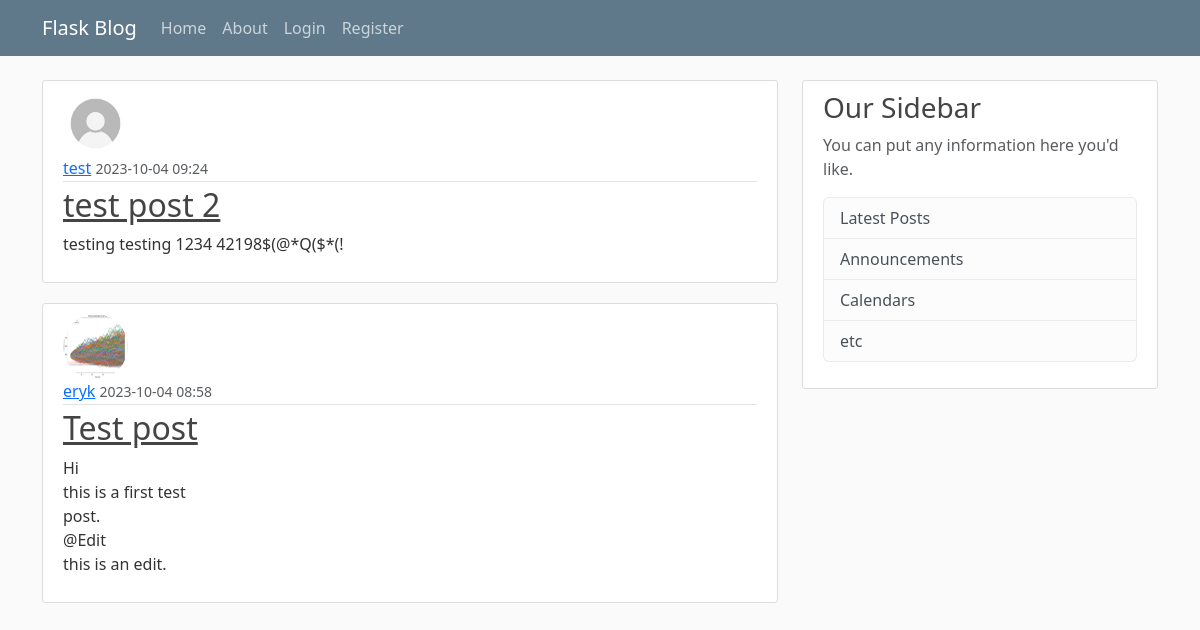
Page /home on the earlier database version.
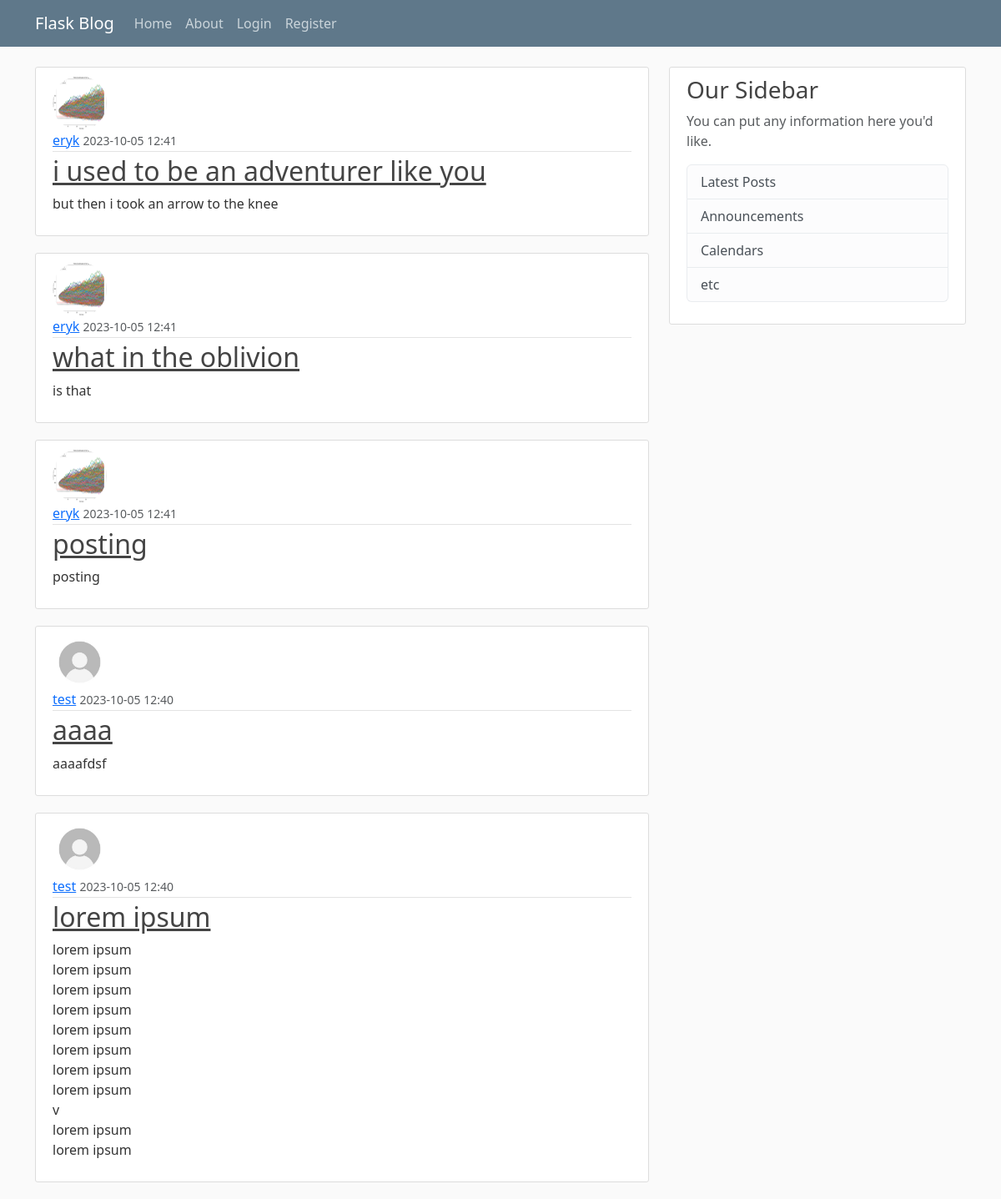
Same page on the later database version.
### blog/models.py (models this page shows, shortened)
class Post(db.Model):
	id = db.Column(db.Integer, primary_key=True)
	title = db.Column(db.String(100), nullable=False)
	date_posted = db.Column(db.DateTime, nullable=False, default=dt.utcnow)
	content = db.Column(db.Text, nullable=False)
	user_id = db.Column(db.Integer, db.ForeignKey('user.id'), nullable=False)

class User(db.Model, UserMixin):
	id = db.Column(db.Integer, primary_key=True)
	username = db.Column(db.String(20), unique=True, nullable=False)
	email = db.Column(db.String(120), unique=True, nullable=False)
	image_file = db.Column(db.String(20), nullable=False, default='default.jpg')
	password = db.Column(db.String(60), nullable=False)
	posts = db.relationship('Post', backref='author', lazy=True)

### blog/routes.py (the view)
@app.route("/")
@app.route("/home")
def home():
	page = request.args.get('page', default=1, type=int)
	posts = Post.query.order_by(Post.date_posted.desc()).paginate(page=page, per_page=5)
	return render_template('home.html', posts=posts)

### blog/templates/home.html
{% extends "layout.html" %}
{% block content %}
    {% for post in posts %}
        <article class="media content-section">
            <img class="rounded-circle article-img" src="{{ url_for('static', filename='profile_pics/' + post.author.image_file) }}">
            <div class="media-body">
                <div class="article-metadata">
                    <a class="mr-2" href="#">{{ post.author.username }}</a>
                    <small class="text-muted">{{ post.date_posted.strftime('%Y-%m-%d %H:%M') }}</small>
                </div>
                <h2><a class="article-title" href="{{ url_for('post', post_id=post.id) }}">{{ post.title }}</a></h2>
                <p class="article-content">{{ post.content }}</p>
            </div>
        </article>
    {% endfor %}
{% endblock content %}

### blog/templates/layout.html (shortened to what this page needs)
<!DOCTYPE html>
<html lang="en">
<head>
     <link href="https://cdn.jsdelivr.net/npm/bootstrap@5.3.2/dist/css/bootstrap.min.css" rel="stylesheet">
     <link rel="stylesheet" type="text/css" href="{{ url_for('static', filename='main.css') }}">
 </head>
 <body>
     <header class="site-header">
       <nav class="navbar navbar-expand-md navbar-dark bg-steel fixed-top">
         <div class="container">
           <a class="navbar-brand mr-4" href="/">Flask Blog</a>
           <div class="collapse navbar-collapse" id="navbarToggle">
             <div class="navbar-nav mr-auto">
               <a class="nav-item nav-link" href="{{ url_for('home') }}">Home</a>
               <a class="nav-item nav-link" href="{{ url_for('about') }}">About</a>
             </div>
             <div class="navbar-nav">
               {% if current_user.is_authenticated %}
                 <a class="nav-item nav-link" href="{{ url_for('new_post') }}">New Post</a>
                 <a class="nav-item nav-link" href="{{ url_for('account') }}">Account</a>
                 <a class="nav-item nav-link" href="{{ url_for('logout') }}">Logout</a>
               {% else %}
                 <a class="nav-item nav-link" href="{{ url_for('login') }}">Login</a>
                 <a class="nav-item nav-link" href="{{ url_for('register') }}">Register</a>
               {% endif %}
             </div>
           </div>
         </div>
       </nav>
     </header>
     <main role="main" class="container">
       <div class="row">
         <div class="col-md-8">
           {% block content %}{% endblock %}
         </div>
         <div class="col-md-4">
           <div class="content-section">
             <h3>Our Sidebar</h3>
             <p class='text-muted'>You can put any information here you'd like.
               <ul class="list-group">
                 <li class="list-group-item list-group-item-light">Latest Posts</li>
                 <li class="list-group-item list-group-item-light">Announcements</li>
                 <li class="list-group-item list-group-item-light">Calendars</li>
                 <li class="list-group-item list-group-item-light">etc</li>
               </ul>
             </p>
           </div>
         </div>
       </div>
     </main>
 </body>
 </html>

### blog/static/main.css (style rules this page uses)
body { background: #fafafa; color: #333333; margin-top: 5rem; }
h1, h2, h3, h4, h5, h6 { color: #444444; }
.bg-steel { background-color: #5f788a; }
.site-header .navbar-nav .nav-link { color: #cbd5db; }
.content-section { background: #ffffff; padding: 10px 20px; border: 1px solid #dddddd; border-radius: 3px; margin-bottom: 20px; }
.article-title { color: #444444; }
.article-content { white-space: pre-line; }
.article-img { height: 65px; width: 65px; margin-right: 16px; }
.article-metadata { padding-bottom: 1px; margin-bottom: 4px; border-bottom: 1px solid #e3e3e3 }

Differences in the rows shown:
no longer on this page (row unchanged): Post: image_file (placeholder picture), author.username "test", date_posted "2023-10-04 09:24", title "test post 2", content "testing testing 1234 42198$(@*Q($*(!"
no longer on this page (row unchanged): Post: image_file (picture), author.username "eryk", date_posted "2023-10-04 08:58", title "Test post", content "Hi this is a first test post. @Edit this is an edit."
added Post: image_file (picture), author.username "eryk", date_posted "2023-10-05 12:41", title "i used to be an adventurer like you", content "but then i took an arrow to the knee"
added Post: image_file (picture), author.username "eryk", date_posted "2023-10-05 12:41", title "what in the oblivion", content "is that"
added Post: image_file (picture), author.username "eryk", date_posted "2023-10-05 12:41", title "posting", content "posting"
added Post: image_file (placeholder picture), author.username "test", date_posted "2023-10-05 12:40", title "aaaa", content "aaaafdsf"
added Post: image_file (placeholder picture), author.username "test", date_posted "2023-10-05 12:40", title "lorem ipsum", content "lorem ipsum lorem ipsum lorem ipsum lorem ipsum lorem ipsum lorem ipsum lorem ipsum lorem ipsum v lorem ipsum lorem ipsum"
